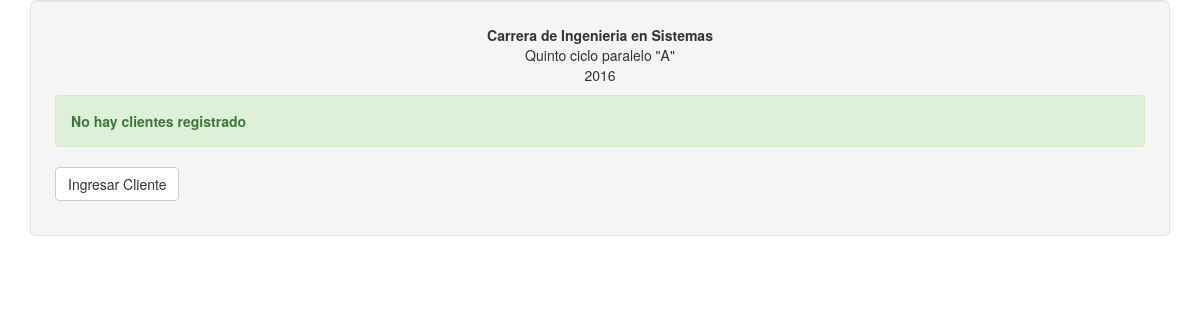
Page /caja/ on the earlier database version.
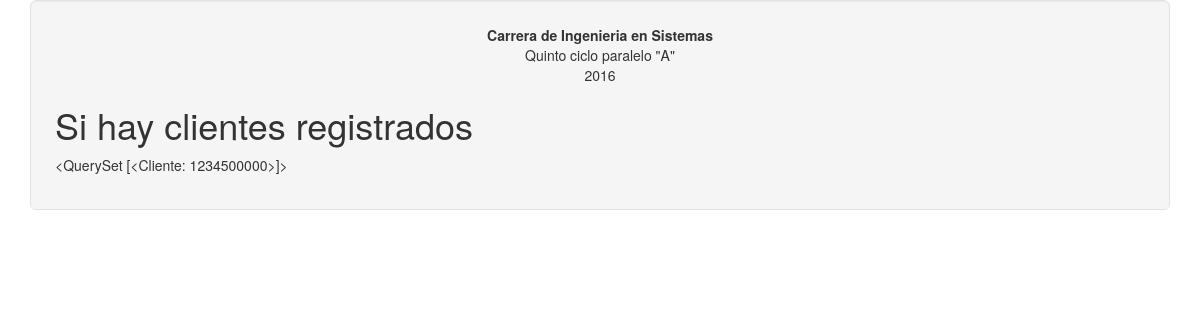
Same page on the later database version.
### caja/models.py (models this page shows)
class Cliente(models.Model):
	listaGenero= (('f','femenino'),('m','masculino'))
	listaEstado=(('soltero','soltero'),('casado','casado'),('divorciado','divorciado'),('viudo','viudo'))
	idCA=models.ForeignKey(CajaAhorros,on_delete=models.CASCADE,default="")
	nombres=models.CharField(max_length=30)
	apellidos=models.CharField(max_length=30)
	cedula=models.CharField(max_length=10, unique=True)
	correo=models.EmailField(max_length=30,blank=True,null=True)
	telefono=models.CharField(max_length=15,blank=True,null=True)
	celular=models.CharField(max_length=15,blank=True,null=True)
	direccion=models.TextField(max_length=10, default="direccion")
	sexo=models.CharField(max_length=10, choices=listaGenero)
	estadoCivil= models.CharField(max_length=10, choices=listaEstado)
	fechaNacimiento = models.DateField(blank=True, null=True)
	def __str__(self):
		return self.cedula

### caja/views.py (the view)
def listar(request):
	clientes = Cliente.objects.all()
	context={
		'clientes':clientes,
	}
	return render(request,"listar.html",context)

### template/listar.html (shortened to what this page needs)
<!DOCTYPE html>
<html lang="en">
	<head>
		<link rel="stylesheet" href="https://maxcdn.bootstrapcdn.com/bootstrap/3.3.6/css/bootstrap.min.css">
	</head>
	<body>
	<div class="container">
		<div class="well well-lg">
			<p class="text-center">
				<strong>Carrera de Ingenieria en Sistemas</strong>
				<br>
				Quinto ciclo paralelo "A"</br>
				2016
				{% if clientes %}
					<h1>Si hay clientes registrados</h1>
					{{clientes}}
				{%else%}
					<div class="alert alert-success">
						<p><strong>No hay clientes registrado</strong></p>
					</div>
					<a  class="btn btn-default" href="crear">Ingresar Cliente</a>
				{%endif%}
			</p>
		</div>
	</div>
	</body>
</html>

Differences in the rows shown:
added Cliente: cedula "<QuerySet [<Cliente: 1234500000>]>"
Other differences:
text no longer shown: "No hay clientes registrado Ingresar Cliente"
text now shown: "Si hay clientes registrados"
